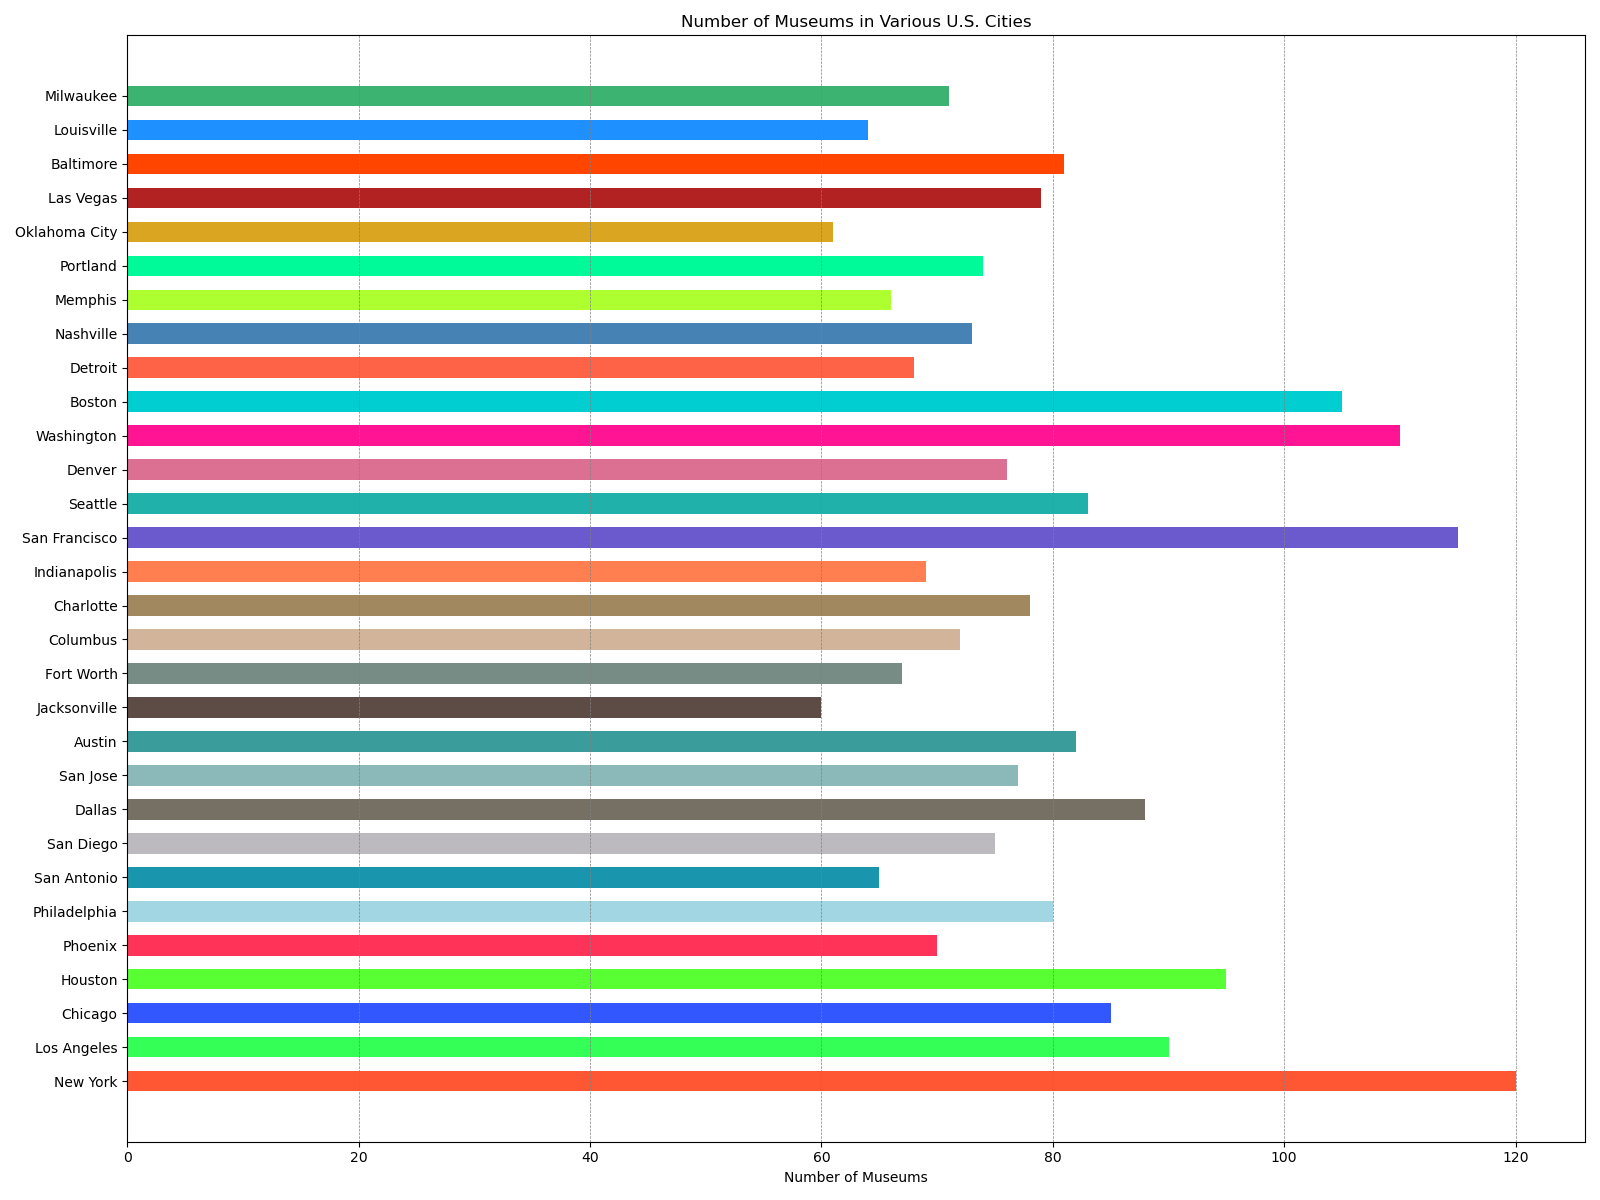

This figure's Python source:

import matplotlib.pyplot as plt

cities = ['New York', 'Los Angeles', 'Chicago', 'Houston', 'Phoenix', 'Philadelphia', 
          'San Antonio', 'San Diego', 'Dallas', 'San Jose', 'Austin', 'Jacksonville', 
          'Fort Worth', 'Columbus', 'Charlotte', 'Indianapolis', 'San Francisco', 
          'Seattle', 'Denver', 'Washington', 'Boston', 'Detroit', 'Nashville', 
          'Memphis', 'Portland', 'Oklahoma City', 'Las Vegas', 'Baltimore', 
          'Louisville', 'Milwaukee']
museums = [120, 90, 85, 95, 70, 80, 65, 75, 88, 77, 82, 60, 67, 72, 78, 69, 115, 83, 
           76, 110, 105, 68, 73, 66, 74, 61, 79, 81, 64, 71]

colors = ['#FF5733', '#33FF57', '#3357FF', '#57FF33', '#FF3357', '#A1D6E2', '#1995AD', 
          '#BCBABE', '#766F64', '#8BB8B8', '#3B9C9C', '#5D4C46', '#778C85', '#D1B499', 
          '#A2885F', '#FF7F50', '#6A5ACD', '#20B2AA', '#DB7093', '#FF1493', '#00CED1', 
          '#FF6347', '#4682B4', '#ADFF2F', '#00FA9A', '#DAA520', '#B22222', '#FF4500', 
          '#1E90FF', '#3CB371']

plt.figure(figsize=(16, 12))
plt.barh(cities, museums, color=colors, height=0.6)

plt.xlabel('Number of Museums')
plt.title('Number of Museums in Various U.S. Cities')
plt.grid(axis='x', color='gray', linestyle='--', linewidth=0.5)

plt.tight_layout()

plt.show()
